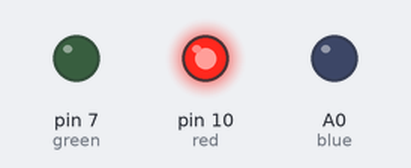
Bench run of a sketch on a simulated Arduino Uno, built with avr-gcc and run on an emulated ATmega328P. Shown: output pins drawn as LEDs (lit = HIGH).

Above: at 1.0 s.
At 3.0 s:
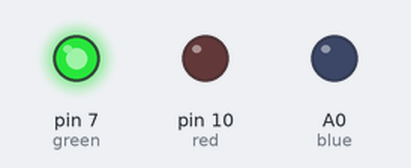
At 5.0 s:
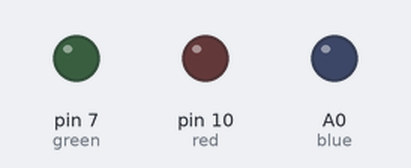
Timing chart, 0 to 7.8 s (numbered marks = the images above):
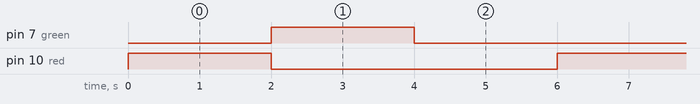

Measured:
- by itself, pin 7 (green), pin 10 (red): alternates HIGH for 2.0 s and LOW for 4.0 s
- by itself, everything shown: repeats every 6.0 s, in 3 steps

The sketch:

rbg.ino
```cpp
int red=10;
int blue=A0;
int green=7;

void setup()
{
  pinMode(red,OUTPUT);
  pinMode(blue,OUTPUT);
  pinMode(green,OUTPUT);
}

void loop()
{
 analogWrite(red,255);
 analogWrite(blue,0);
 analogWrite(green,0);
 delay(2000);
 analogWrite(red,0);
 analogWrite(blue,0);
 analogWrite(green,255);
 delay(2000);
 analogWrite(red,0);
 analogWrite(blue,0);
 analogWrite(green,0);
 delay(2000);
}
```
